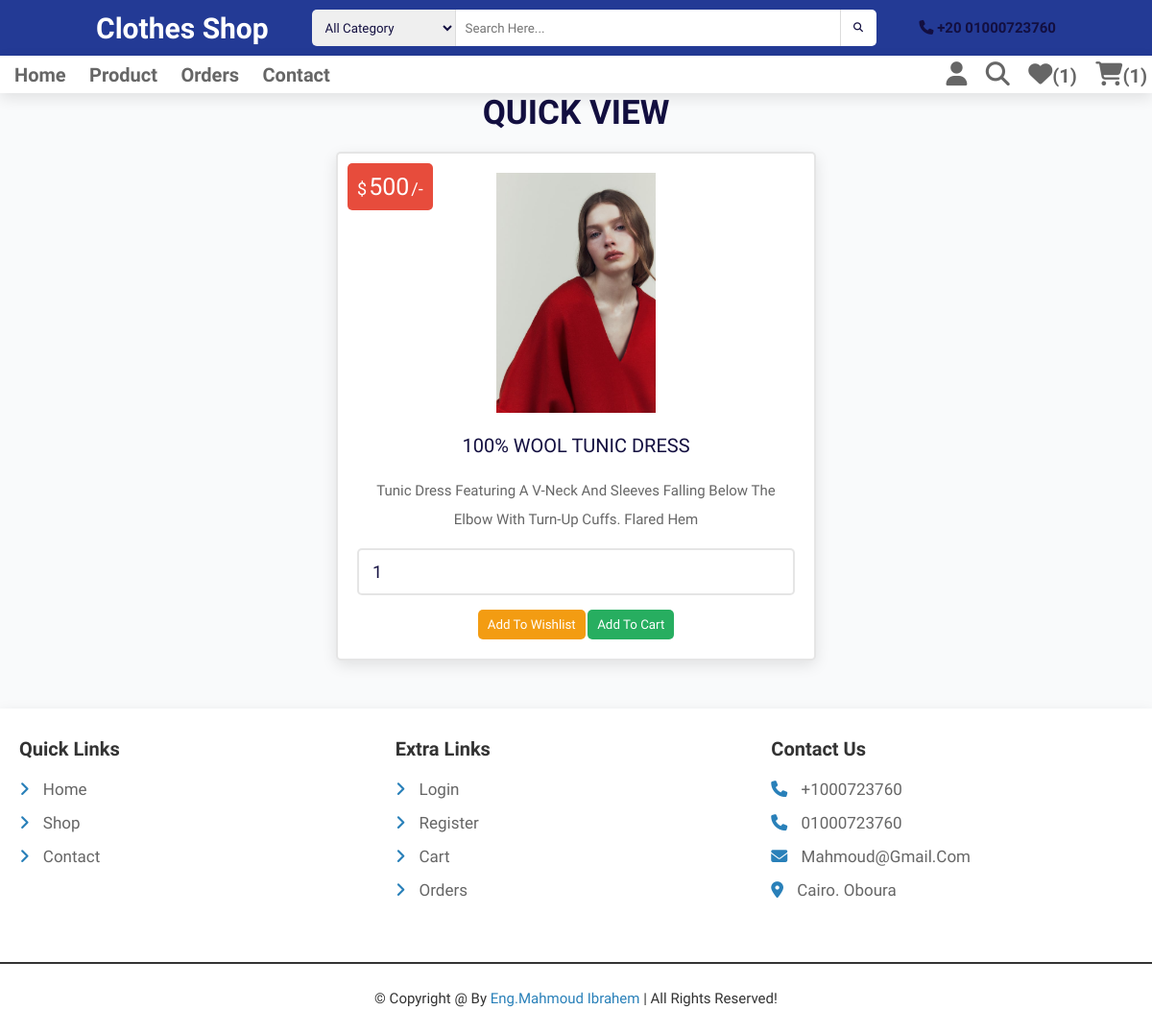
The page /view_page.php?pid=24 (signed in) on the database its author committed.
### tables this page shows
CREATE TABLE `products` (
  `id` int(100) NOT NULL,
  `name` varchar(100) NOT NULL,
  `category` varchar(20) NOT NULL,
  `size` text NOT NULL,
  `tow` varchar(250) NOT NULL,
  `details` varchar(500) NOT NULL,
  `price` int(100) NOT NULL,
  `image` varchar(100) NOT NULL
);

### view_page.php (the view, shortened to what this page needs)
<?php
@include 'config.php';
?>
<!DOCTYPE html>
<html lang="en">
<head>
   <link rel="stylesheet" href="https://cdnjs.cloudflare.com/ajax/libs/font-awesome/6.1.1/css/all.min.css">
   <link rel="stylesheet" href="css/style.css">
   <link rel="stylesheet" href="css/index.css">
</head>
<body>
<?php include 'header.php'; ?>
<section class="quick-view">
   <h1 class="title">quick view</h1>
   <?php
      $pid = $_GET['pid'];
      $select_products = $conn->prepare("SELECT * FROM `products` WHERE id = ?");
      $select_products->execute([$pid]);
      if($select_products->rowCount() > 0){
         while($fetch_products = $select_products->fetch(PDO::FETCH_ASSOC)){
   ?>
   <form action="" class="box" method="POST">
      <div class="price">$<span><?= $fetch_products['price']; ?></span>/-</div>
      <img src="uploaded_img/<?= $fetch_products['image']; ?>" alt="">
      <div class="name"><?= $fetch_products['name']; ?></div>
      <div class="details"><?= $fetch_products['details']; ?></div>
      <input type="number" min="1" value="1" name="p_qty" class="qty">
      <input type="submit" value="add to wishlist" class="option-btn" name="add_to_wishlist">
      <input type="submit" value="add to cart" class="btn" name="add_to_cart">
   </form>
   <?php
         }
      }else{
         echo '<p class="empty">no products added yet!</p>';
      }
   ?>
</section>
<?php include 'footer.php'; ?>
</body>
</html>

### css/style.css (style rules this page uses)
.quick-view .box { max-width: 50rem; padding:2rem; text-align: center; border:var(--border); background-color: var(--white); box-shadow: var(--box-shadow); border-radius: .5rem; position: relative; margin:0 auto; }
.quick-view .box img { height: 25rem; margin-bottom: 1rem; }
.quick-view .box .price { position: absolute; top:1rem; left:1rem; padding:1rem; border-radius: .5rem; background-color: var(--red); font-size: 1.8rem; color:var(--white); }
.quick-view .box .price span { font-size: 2.5rem; color:var(--white); margin:0 .2rem; }
.quick-view .box .qty { margin:.5rem 0; border-radius: .5rem; padding:1.2rem 1.4rem; font-size: 1.8rem; color:var(--black); border:var(--border); width: 100%; }
.quick-view .box .name { font-size: 2rem; color:var(--black); padding:1rem 0; }
.quick-view .box .details { padding:1rem 0; line-height: 2; font-size: 1.5rem; color:var(--light-color); }

### css/index.css (style rules this page uses)
:root { --blue: #233a95; --black:#130f40; --light-color:#666; --box-shadow:0 .5rem 1.5rem rgba(0,0,0,.1); --border:.2rem solid rgba(0,0,0,.1); --outline:.1rem solid rgba(0,0,0,.1); --outline-hover:.2rem solid var(--black); }
:root { --header-height: 3.5rem; --first-color: hsl(36, 72%, 48%); --first-color-alt: hsl(36, 72%, 44%); --black-color:hsl(206, 12%, 12%); --card-color: hsl(0, 0%, 90%); --title-color: hsl(206, 12%, 12%); --text-color: hsl(206, 4%, 42%); --text-color-light: hsl(206, 4%, 75%); --body-color: hsl(206, 4%, 97%); --container-color: #fff; --body-font: 'Battambang', cursive; --biggest-font-size: 2.25rem; --h1-font-size: 1.5rem; --h2-font-size: 1.25rem; --h3-font-size: 1rem; --normal-font-size: .938rem; --small-font-size: .813rem; --smaller-font-size: .75rem; --font-bold: 700; --z-tooltip: 10; --z-fixed: 100; }
body { background-color: rgb(249 250 251); position: relative; }
* { font-family: 'Battambang', cursive; margin:0; padding:0; box-sizing: border-box; outline: none; border:none; text-decoration: none; text-transform: capitalize; transition: all .3s linear; list-style-type: none; }
html { font-size: 62.5%; overflow-x: hidden; scroll-behavior: smooth; scroll-padding-top: 7rem; }

### css/components.css (style rules this page uses)
:root { --green:#27ae60; --orange:#f39c12; --red:#e74c3c; --black:#333; --light-color:#666; --white:#fff; --light-bg:#f6f6f6; --border:.2rem solid var(--black); --box-shadow:0 .5rem 1rem rgba(0,0,0,.1); }
* { font-family: 'Rubik', sans-serif; margin:0; padding:0; box-sizing: border-box; outline: none; border:none; text-decoration: none; color:var(--black); }
body { background-color: var(--light-bg); }
html { font-size: 62.5%; overflow-x: hidden; scroll-behavior: smooth; scroll-padding-top: 6.5rem; }
section { padding:3rem 2rem; max-width: 1200px; margin:0 auto; }
.btn, .delete-btn, .option-btn { margin-top: 1rem; border-radius: .5rem; color:var(--white); padding:0.8rem 1rem; text-transform: capitalize; cursor: pointer; text-align: center; }
.btn { background-color: var(--green); }
.option-btn { background-color: var(--orange); }
.title { text-align: center; margin-bottom: 2rem; text-transform: uppercase; color:var(--black); font-size: 3.5rem; }

### rows shown on the page
products: price "500", image (picture), name "100% WOOL TUNIC DRESS", details "Tunic Dress Featuring A V-Neck And Sleeves Falling Below The Elbow With Turn-Up Cuffs. Flared Hem"

### other values the page prints
$count_wishlist_items->rowCount() "1"
$count_cart_items->rowCount() "1"
